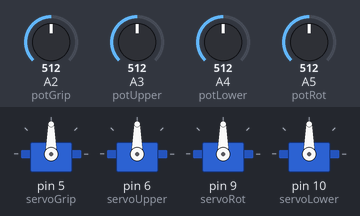
Bench run of a sketch on a simulated Arduino Uno, built with avr-gcc and run on an emulated ATmega328P. On the bench: 4 × servo. Inputs (shaded band) come from the test bench; at power-on: A2 (potGrip) = 512, A3 (potUpper) = 512, A4 (potLower) = 512, A5 (potRot) = 512.

Above: at 1.2 s.
1.3 s: A2 (potGrip) set to 716
At 2.5 s:
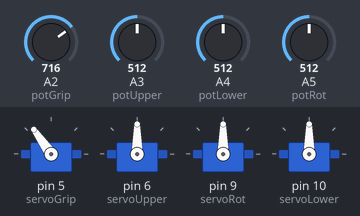
2.8 s: A3 (potUpper) set to 716
At 3.8 s:
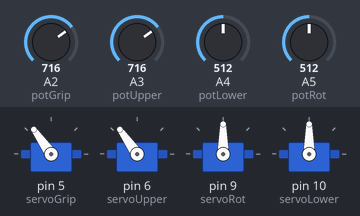
4.3 s: A4 (potLower) set to 716
At 4.8 s:
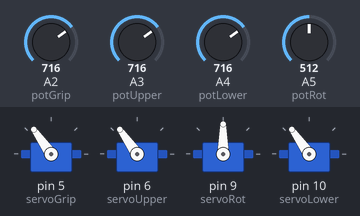
5.8 s: A5 (potRot) set to 716
At 6.4 s:
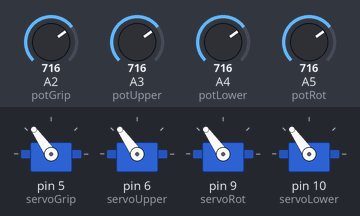
7.3 s: A2 (potGrip) set to 992
At 8.5 s:
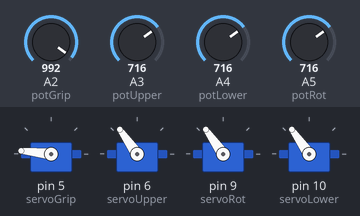
8.8 s: A3 (potUpper) set to 992
At 9.6 s:
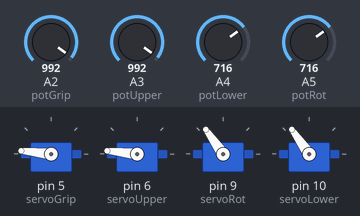
Timing chart, 0 to 11.3 s (numbered marks = the images above; inputs shaded):
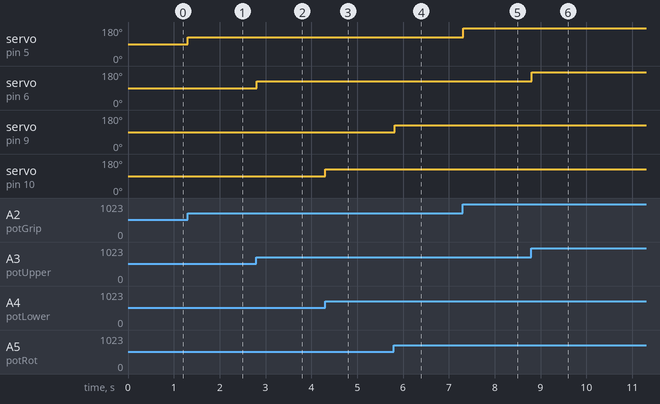

The sketch:

EEZYbotARM_MK2_4PotentiometerControl.ino
```cpp
//Control of 4 servos through 4 potmeters
#include <Servo.h>

// create servo objects to control servos
Servo servoGrip,servoUpper,servoLower,servoRot;

// analog pins used to connect the potentiometers
int potGrip=2;
int potUpper=3;
int potLower=4;
int potRot = 5;

// variables to read the potentiometers from the analog pins
int ctrlGrip;
int ctrlUpper;
int ctrlLower;
int ctrlRot;

void setup() {
  // attaches the servos on digital pins to the servo objects
  servoGrip.attach(5);
  servoUpper.attach(6);
  servoRot.attach(9);
  servoLower.attach(10);
}

void loop() {
  // reads the value of the potentiometers (output value between 0 and 1023)
  ctrlGrip=analogRead(potGrip);
  ctrlUpper=analogRead(potUpper);
  ctrlLower=analogRead(potLower);
  ctrlRot = analogRead(potRot);

  // scale values to use it with the servos (output value between 0 and 180)
  ctrlGrip=map(ctrlGrip,0,1023,0,180);
  ctrlUpper=map(ctrlUpper,0,1023,0,180);
  ctrlLower=map(ctrlLower,0,1023,0,180);
  ctrlRot = map(ctrlRot, 0, 1023, 0, 180);

  // sets the servo positions according to the scaled value
  servoGrip.write(ctrlGrip);
  servoUpper.write(ctrlUpper);
  servoLower.write(ctrlLower);
  servoRot.write(ctrlRot);

  // waits for the servo to get there
  delay(15);
}
```

Measured:
- after the input at 1.3 s, servo on pin 5 (servoGrip): 90° → 125° at once
- after the input at 2.8 s, servo on pin 6 (servoUpper): 90° → 125° at once
- after the input at 4.3 s, servo on pin 10 (servoLower): 90° → 125° at once
- after the input at 5.8 s, servo on pin 9 (servoRot): 90° → 125° at once
- after the input at 7.3 s, servo on pin 5 (servoGrip): 125° → 174° at once
- after the input at 8.8 s, servo on pin 6 (servoUpper): 125° → 174° at once
